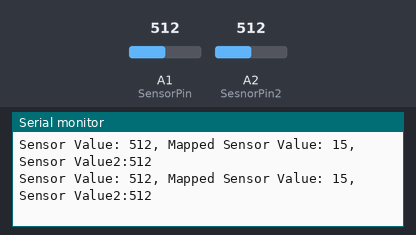
Bench run of a sketch on a simulated Arduino Uno, built with avr-gcc and run on an emulated ATmega328P. On the bench: the last lines printed to the serial monitor. The inputs (shaded band) are chosen by the test bench; at power-on: A1 (SensorPin) = 512, A2 (SesnorPin2) = 512.

Above: at 1.2 s.
1.3 s: A1 (SensorPin) set to 698
At 1.32 s:
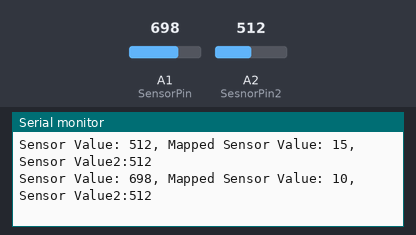
4.3 s: A1 (SensorPin) set to 729
At 4.35 s:
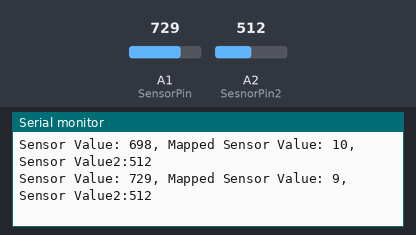
7.3 s: A1 (SensorPin) set to 519
At 7.39 s:
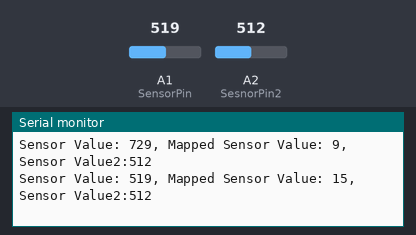
8.8 s: A1 (SensorPin) set to 504
At 9.3 s:
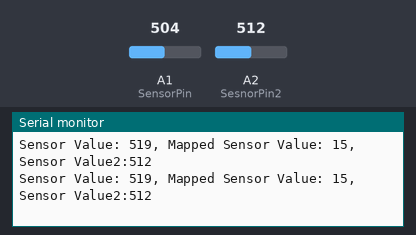
Timing chart, 0 to 11.8 s (numbered marks = the images above; inputs shaded):
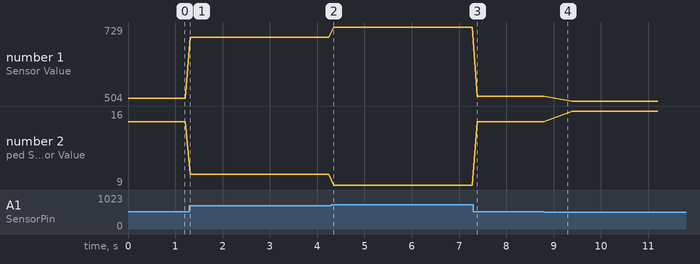

Measured:
- after the input at 1.3 s, the serial monitor: prints a new line at once (image 1)
- after the input at 4.3 s, the serial monitor: prints a new line after 0.05 s (image 2)
- after the input at 7.3 s, the serial monitor: prints a new line after 0.08 s (image 3)
- plotted number 1: 512 → 698 after the input at 1.3 s, 698 → 729 after the input at 4.3 s, 729 → 519 after the input at 7.3 s, 519 → 504 after the input at 8.8 s
- plotted number 2: 15 → 10 after the input at 1.3 s, 10 → 9 after the input at 4.3 s, 9 → 15 after the input at 7.3 s, 15 → 16 after the input at 8.8 s

The sketch:

sketch_mar22b.ino
```cpp
/*
Pushup Counter
Stephen Low
Wearable Computing GDES-3015-001
OCAD University
Created on March 23, 2017
Based on:
 Mapping example, Kate Hartman, https://github.com/katehartman/Make-Wearable-Electronics/blob/master/MWE_Ch07_Mapping/MWE_Ch07_Mapping.ino
Boolean, Arduino, https://www.arduino.cc/en/reference/boolean
Arduino – Using a Sharp IR Sensor for Distance Calculation, Larry, http://luckylarry.co.uk/arduino-projects/arduino-using-a-sharp-ir-sensor-for-distance-calculation/
*/

// initialize variable for sensor reading
int SensorValue = 0;
int SensorValue2 = 0;
// initialize variable for sensor pin
int SensorPin = A1;
int SesnorPin2 = A2;
// initialize variable for mapped sensor value
int mappedSensorValue = 0;
//initialize variable for outputs
int GreenLEDPin= 13;
int RedLEDPin=12;
int prev = 0;


void setup() {
  // initialize serial communication at 9600 bps
  Serial.begin(9600);
}

void loop() {
  // read pin and store value in a variable:
  SensorValue = analogRead(SensorPin);

  SensorValue2 = analogRead(A2);
  // map sensor value to match relative distance range
  mappedSensorValue = map(SensorValue, 0, 1023, 30, 0);

//if the person is not facing the ground (not exposed to enough light), sensors are off
if (SensorValue2 >600){
  digitalWrite (GreenLEDPin, LOW);
  digitalWrite (RedLEDPin, LOW);
  delay(1000);
}

//else if the person is facing the ground (light sensor is covered), the motion sensor is responsive
if (mappedSensorValue <= 15){
    digitalWrite(GreenLEDPin, HIGH);
    digitalWrite(RedLEDPin, LOW);
}

int val = mappedSensorValue;
// if sensor value is between 15 and 21, with a value that is greating then the previous it plays the beep
if (mappedSensorValue >15 && mappedSensorValue <21 && val >prev){
    digitalWrite(RedLEDPin, HIGH);
    delay(500);
    digitalWrite(RedLEDPin, LOW);
}

  // print the values to serial monitor:
  Serial.print("Sensor Value: ");
  Serial.print(SensorValue);
  Serial.print(", Mapped Sensor Value: ");
  Serial.print(mappedSensorValue);
  Serial.print(", Sensor Value2:");
  Serial.println(SensorValue2);
  // delay between readings:
  delay(100);
}
```
